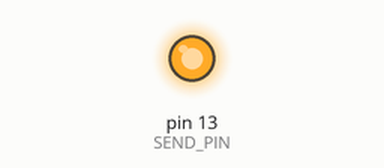
This sketch was run on a simulated Arduino Uno, built with avr-gcc and run on an emulated ATmega328P. Shown: output pins drawn as LEDs (lit = HIGH).

Above: at 1.0 s.
At 3.0 s:
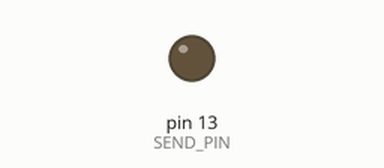
Timing chart, 0 to 5.2 s (numbered marks = the images above):
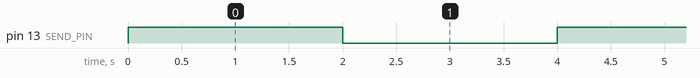

The sketch:

test_send_signal.ino
```cpp
int SEND_PIN = 13;

void setup() {
  // put your setup code here, to run once:
  pinMode(SEND_PIN, OUTPUT);
}

void loop() {
  // put your main code here, to run repeatedly:
  digitalWrite(SEND_PIN, HIGH);
  delay(2000);
  digitalWrite(SEND_PIN, LOW);
  delay(2000);
}
```

Measured:
- by itself, pin 13 (SEND_PIN): alternates HIGH for 2.0 s and LOW for 2.0 s
